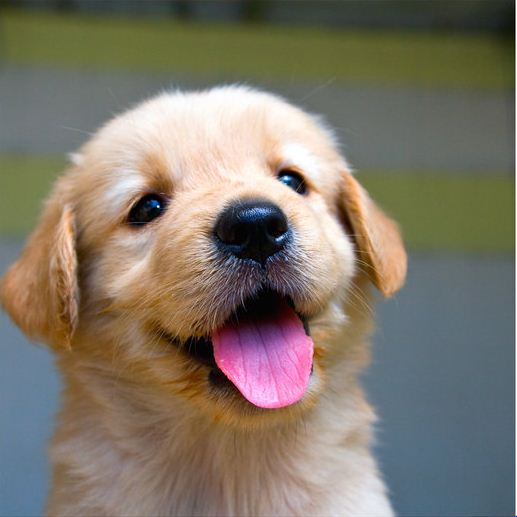
#> input picture puppy.jpg, 517 x 517 px
$ python test_layers.py   (Python 2 division)   (older library calls are emulated)
#> lines starting #> are read from the running program, lines starting #| are printed output that depends on the picture
### layers/layers.py
#!/usr/bin/env python3
# -*- coding: utf-8 -*-

import numpy as np

# [525 lines left out: functions affine_forward, affine_backward, relu_forward, relu_backward, batchnorm_forward, batchnorm_backward and 5 more, not called in this run]


def max_pool_forward_naive(x, pool_param):
  """
  A naive implementation of the forward pass for a max pooling layer.

  Inputs:
  - x: Input data, of shape (N, C, H, W)
  - pool_param: dictionary with the following keys:
    - 'pool_height': The height of each pooling region
    - 'pool_width': The width of each pooling region
    - 'stride': The distance between adjacent pooling regions

  Returns a tuple of:
  - out: Output data
  - cache: (x, pool_param)
  """
  out = None
  #############################################################################
  # TODO: Implement the max pooling forward pass                              #
  #############################################################################
  # get params
  N, C, H, W = x.shape
  p_H, p_W, stride = pool_param['pool_height'], pool_param['pool_width'], pool_param['stride']
  H_new = 1 + (H - p_H) / stride
  W_new = 1 + (W - p_W) / stride

  # init out
  out = np.zeros((N, C, H_new, W_new))
  for i in xrange(N): # ith image
    for j in xrange(C): # jth filter
      for k in xrange(H_new): # kth row
        for l in xrange(W_new): # lth col
          out[i, j, k, l] = np.max(x[i, j, k*stride:k*stride+p_H, l*stride:l*stride+p_W]) # find max in the pool region
  #############################################################################
  #                             END OF YOUR CODE                              #
  #############################################################################
  cache = (x, pool_param)
  return out, cache


# [175 lines left out: functions max_pool_backward_naive, spatial_batchnorm_forward, spatial_batchnorm_backward, svm_loss, softmax_loss, not called in this run]

### fastlayers/fast_layers.py
import numpy as np
try:
  from im2col_cython import col2im_cython, im2col_cython
  from im2col_cython import col2im_6d_cython
except ImportError:
  print 'run the following from the cs231n directory and try again:'
  print 'python setup.py build_ext --inplace'
  print 'You may also need to restart your iPython kernel'

from im2col import *


# [113 lines left out: functions conv_forward_im2col, conv_forward_strides, conv_backward_strides, conv_backward_im2col, not called in this run]


conv_forward_fast = conv_forward_strides
conv_backward_fast = conv_backward_strides


def max_pool_forward_fast(x, pool_param):
  """
  A fast implementation of the forward pass for a max pooling layer.

  This chooses between the reshape method and the im2col method. If the pooling
  regions are square and tile the input image, then we can use the reshape
  method which is very fast. Otherwise we fall back on the im2col method, which
  is not much faster than the naive method.
  """
  N, C, H, W = x.shape
  pool_height, pool_width = pool_param['pool_height'], pool_param['pool_width']
  stride = pool_param['stride']

  same_size = pool_height == pool_width == stride
  tiles = H % pool_height == 0 and W % pool_width == 0
  # use reshape method
  if same_size and tiles:
    out, reshape_cache = max_pool_forward_reshape(x, pool_param)
    cache = ('reshape', reshape_cache)
  # im2col method
  else:
    out, im2col_cache = max_pool_forward_im2col(x, pool_param)
    cache = ('im2col', im2col_cache)
  return out, cache


# [14 lines left out: function max_pool_backward_fast, not called in this run]


def max_pool_forward_reshape(x, pool_param):
  """
  A fast implementation of the forward pass for the max pooling layer that uses
  some clever reshaping.

  This can only be used for square pooling regions that tile the input.
  """
  N, C, H, W = x.shape
  pool_height, pool_width = pool_param['pool_height'], pool_param['pool_width']
  stride = pool_param['stride']
  assert pool_height == pool_width == stride, 'Invalid pool params'
  assert H % pool_height == 0
  assert W % pool_height == 0
  x_reshaped = x.reshape(N, C, H / pool_height, pool_height,
                         W / pool_width, pool_width)
  out = x_reshaped.max(axis=3).max(axis=4)

  cache = (x, x_reshaped, out)
  return out, cache


# [78 lines left out: functions max_pool_backward_reshape, max_pool_forward_im2col, max_pool_backward_im2col, not called in this run]

### test_layers.py
#!/usr/bin/env python3
# -*- coding: utf-8 -*-
"""
this is a test of some neural network layers
"""
import numpy as np
import matplotlib.pyplot as plt # for plot images

from misc.data_utils import get_CIFAR10_data # load cifar-10 data
from layers.layers import * # neural network layers
# from fastlayers.fast_layers import conv_forward_fast, conv_backward_fast # fast layer
from fastlayers.fast_layers import *
#from cs231n.solver import Solver
import time
from scipy.misc import imread, imresize
# %matplotlib inline
plt.rcParams['figure.figsize'] = (10.0, 8.0) # set default size of plots
plt.rcParams['image.interpolation'] = 'nearest'
plt.rcParams['image.cmap'] = 'gray' # for gray image

"""# load the CIFAR10 data
data = get_CIFAR10_data() # dict
for k, v in data.iteritems():
	print '%s: ' %k, v.shape
"""

# this function test the convolutional layer implemented in layers.py
# [79 lines left out: function test_conv_layer, not called in this run]
	#plt.show()
def test_pool_layer():
	puppy = imread('puppy.jpg')
#> puppy is the input picture: shape (517, 517, 3); mean R, G, B 128.1, 119.4, 106
	print puppy.shape
#| (517, 517, 3)
	img_size = 200   # Make this smaller if it runs too slow
	x = np.zeros((1, 3, img_size, img_size))
	x[0, :, :, :] = imresize(puppy, (img_size, img_size)).transpose((2, 0, 1)) # 3*200*200
	time0 = time.clock()
	out_naive, _ = max_pool_forward_naive(x, {'pool_height': 2, 'pool_width': 2, 'stride': 2})
	time1 = time.clock()
	out_fast, _ = max_pool_forward_fast(x, {'pool_height': 2, 'pool_width': 2, 'stride': 2})
	time2 = time.clock()
	print 'naive cost: %f' %(time1 - time0)
	print 'fast cost: %f' %(time2 - time1)
	print '%f speedup' %((time1 - time0)/(time2 - time1))

	# in order to show image, you have to change the shape a bit
	out1 = out_naive.reshape(3, img_size/2, img_size/2).transpose(1, 2, 0)
	out2 = out_fast.reshape(3, img_size/2, img_size/2).transpose(1, 2, 0)

	# [6 lines left out: function imshow_noax, not called in this run]

	plt.subplot(1, 3, 1)
	plt.imshow(puppy)
	plt.title('Original image')
	plt.subplot(1, 3, 2)
	plt.imshow(out1)
	plt.title('naive pool image')
	plt.subplot(1, 3, 3)
	plt.imshow(out2)
	plt.title('fast pool image')
	plt.show()
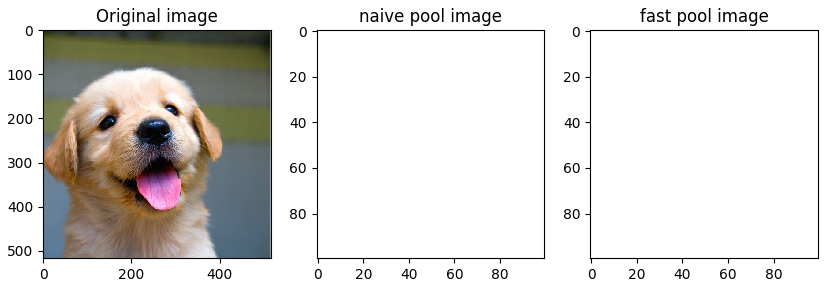
#> figure drawn by matplotlib, 3 panels

#test_conv_layer()
test_pool_layer()
